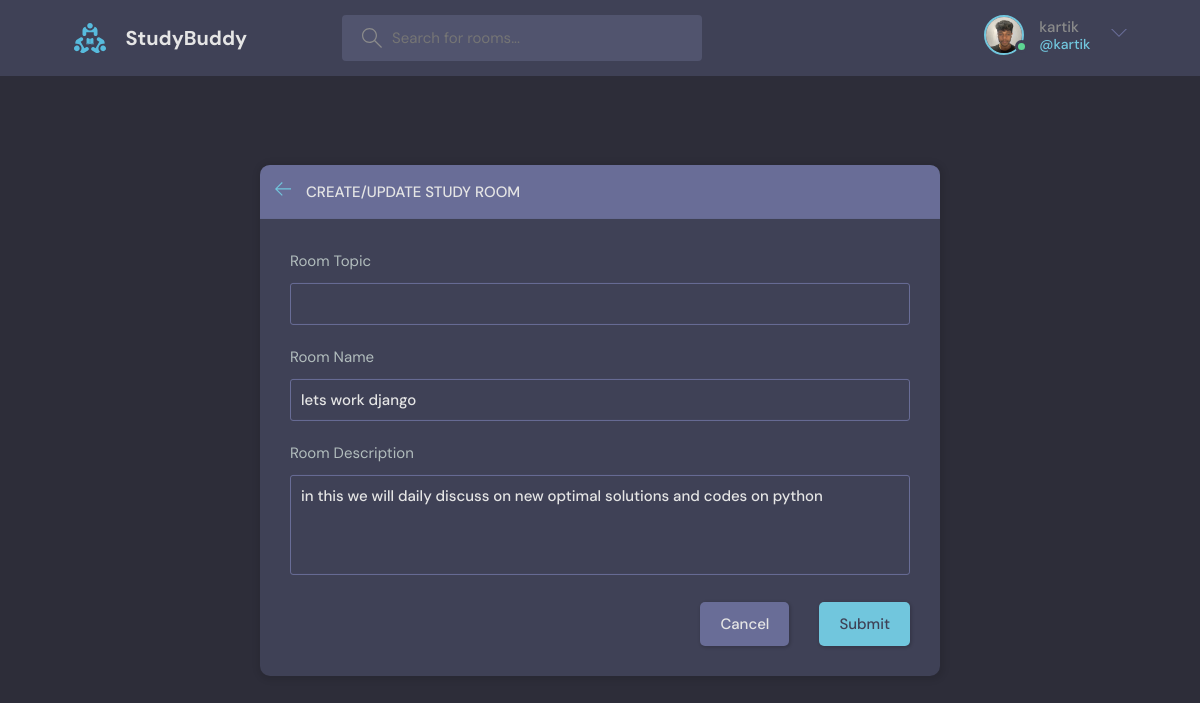
The app's page /update-room/1/ (signed in) with its own data.
### base/models.py (models this page shows, shortened)
class User(AbstractUser):
    name = models.CharField(max_length=200, null=True)
    email = models.CharField(max_length=200, unique=True, null=True)
    bio = models.TextField(null=True)
    avatar = models.ImageField(null=True, default="avatar.svg")
    USERNAME_FIELD = 'email'
    REQUIRED_FIELDS = []

class Room(models.Model):
    host = models.ForeignKey(User, on_delete=models.SET_NULL, null=True)
    topic =  models.ForeignKey(Topic, on_delete=models.SET_NULL, null=True)
    name = models.CharField(max_length=200)
    description = models.TextField(null=True, blank=True)
    participants = models.ManyToManyField(User, related_name='participants', blank=True)
    updated = models.DateTimeField(auto_now=True)
    created = models.DateTimeField(auto_now_add=True)
    id = models.BigAutoField(primary_key=True)
    class Meta:
        ordering = ['-updated', '-created']

### base/views.py (the view, shortened to what this page needs)
# urls.py: path("update-room/<str:pk>/", views.update_room, name="update-room"),
@login_required(login_url='login')
def update_room(request, pk):
    room = Room.objects.get(id=pk)
    form = RoomForm(instance=room)
    topics = Topic.objects.all()
    if request.user != room.host and not request.user.is_superuser:
        return HttpResponse('You are not permitted to update this room!')
    context = {'form' : form, 'topics': topics, 'room': room}
    return render(request, 'base/room_form.html', context)

### base/forms.py
class RoomForm(ModelForm):
    class Meta:
        model = Room
        fields = '__all__'
        exclude = ['host', 'participants']

### base/templates/base/room_form.html (shortened to what this page needs)
{%extends 'main.html'%}
{%block content%}
  <main class="create-room layout">
    <div class="container">
      <div class="layout__box">
        <div class="layout__boxHeader">
          <div class="layout__boxTitle">
            <a href="{%url 'home'%}">
              <svg version="1.1" xmlns="http://www.w3.org/2000/svg" width="32" height="32" viewBox="0 0 32 32">
                <title>arrow-left</title>
                <path
                  d="M13.723 2.286l-13.723 13.714 13.719 13.714 1.616-1.611-10.96-10.96h27.625v-2.286h-27.625l10.965-10.965-1.616-1.607z">
                </path>
              </svg>
            </a>
            <h3>Create/Update Study Room</h3>
          </div>
        </div>
        <div class="layout__body">
          <form class="form" action="" method="POST">
            <div class="form__group">
              <label for="room_topic">Room Topic</label>
              <input required type="text" name="topic" id="room_topic" list="topic-list"/>
            </div>
            <div class="form__group">
              <label for="room_name">Room Name</label>
              {{form.name}}
            </div>
              <div class="form__group">
                <label for="room_description">Room Description</label>
                {{form.description}}
            </div>
            <div class="form__action">
              <a class="btn btn--dark" href="{% url 'home' %}">Cancel</a>
              <button class="btn btn--main" type="submit">Submit</button>
            </div>
          </form>
        </div>
      </div>
    </div>
  </main>
{%endblock%}

### templates/navbar.html (shortened to what this page needs)
{%load static%}
<header class="header header--loggedIn">
    <div class="container">
      <a href="{%url 'home'%}" class="header__logo">
        <img src="{% static 'images/logo.svg'%}" />
        <h1>StudyBuddy</h1>
      </a>
      <form class="header__search" method="GET" action="{% url 'home' %}">
        <label>
          <input name="q" placeholder="Search for rooms..." />
        </label>
      </form>
      <nav class="header__menu">
        {% if request.user.is_authenticated %}
        <div class="header__user">
          <a href="{%url 'update-user'%}">
            <div class="avatar avatar--medium active">
              <img src={{request.user.avatar.url}} />
            </div>
            <p>{{request.user.username}}<span>@{{request.user.username}}</span></p>
          </a>
          <button class="dropdown-button">
            <svg version="1.1" xmlns="http://www.w3.org/2000/svg" width="32" height="32" viewBox="0 0 32 32">
              <title>chevron-down</title>
              <path d="M16 21l-13-13h-3l16 16 16-16h-3l-13 13z"></path>
            </svg>
          </button>
        </div>
        {%else%}
        <a href="{% url 'login' %}" class="header__user">
          <img src="{% static 'images/avatar.svg'%}"/>
          <p>Login</p>
        </a>
        {% endif %}
      </nav>
    </div>
  </header>

### records on screen
User: user.avatar (picture), user.username "kartik"
Room: name "lets work django", description "in this we will daily discuss on new optimal solutions and codes on python"
